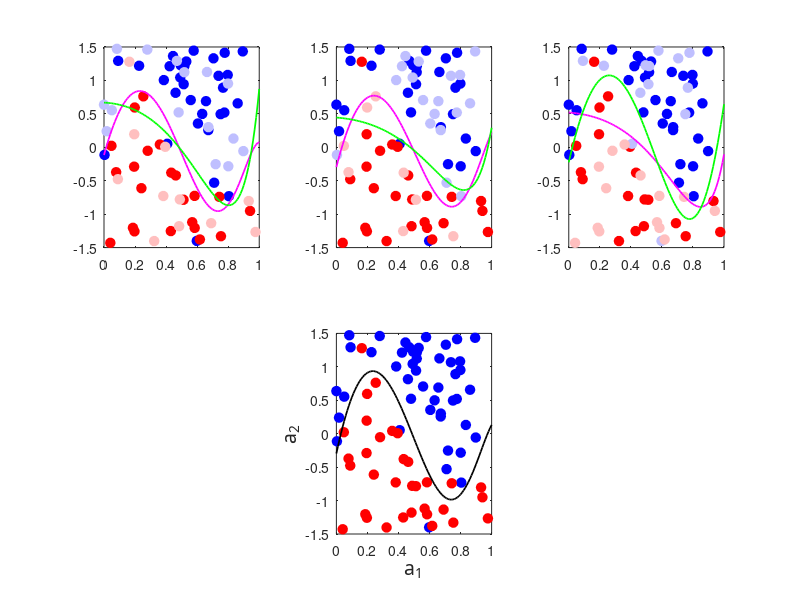
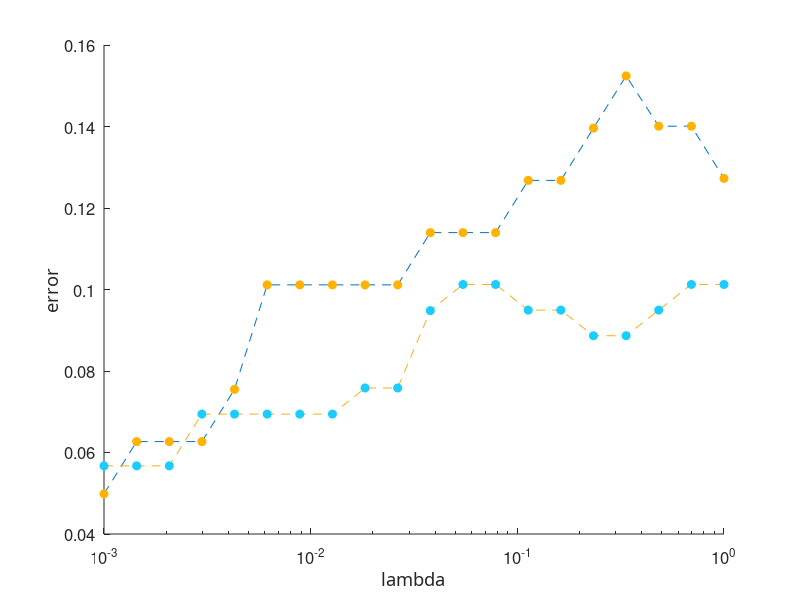
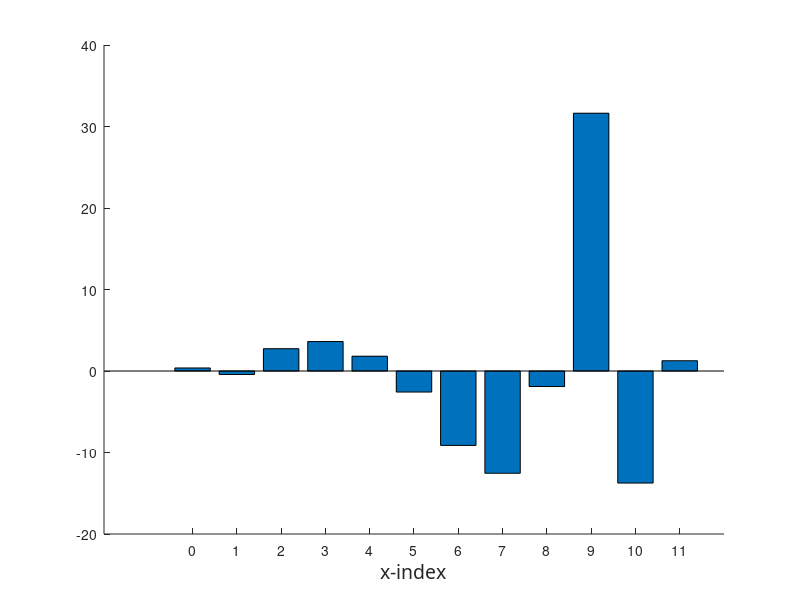

These charts were generated, in order, by the following MATLAB code:
function L2reg_cross_validation_classification()
% Here we illustrate 3-fold cross validation using soft-margin SVM and
% polyonimal features
clear all

% poly degs to look over
poly_deg = 10;
lams = logspace(-3,0,20);

% load data etc.,
[A,b] = load_data();

% split points into 3 equal sized sets and plot
c = split_data(A,b);

% do 3-fold cross-validation
cross_validate(A,b,c,poly_deg,lams);  

function c = split_data(a,b)
    % split data into 3 equal sized sets
    K = length(b);
    order = randperm(K);
    c = ones(K,1);
    K = round((1/3)*K);
    c(order(K+1:2*K)) =2;
    c(order(2*K+1:end)) = 3;

    % plot train/test sets for each cross-validation instance
    for j = 1:3
        subplot(2,3,j)
        box on
        plot_pts(a,b,c,j)
    end
end
        
function cross_validate(A_orig,b,c,poly_deg,lams)  
    %%% performs 3-fold cross validation
    % generate features     
    
    A = [];
    for k = 1:poly_deg
        A = [A, A_orig(:,1).^(poly_deg + 1 - k)];
    end
    A = [ones(size(A,1),1), A, A_orig(:,2)];
    
    % solve for weights and collect test errors
    test_errors = [];
    train_errors = [];

    for i = 1:length(lams)
        lam = lams(i);
        test_resids = [];
        train_resids = [];

        for j = 1:3
            A_1 = A(find(c ~= j),:);
            b_1 = b(find(c ~= j));
            A_2 = A(find(c==j),:);
            b_2 = b(find(c==j));
            
            % run soft-margin SVM with chosen lambda
            x = fast_grad_descent_L2_soft_SVM(A_1',b_1,lam);
            
           resid = evaluate(A_2,b_2,x);
           test_resids = [test_resids resid];
           resid = evaluate(A_1,b_1,x);
           train_resids = [train_resids resid];
        end
        test_errors = [test_errors; test_resids];
        train_errors = [train_errors; train_resids];

    end

    % find best parameter per data-split
    for i = 1:3
        [val,j] = min(test_errors(:,i));
        A_1 = A(find(c ~= i),:);
        b_1 = b(find(c ~= i));
        
        % run soft-margin SVM with chosen lambda
        lam = lams(j);
        x = fast_grad_descent_L2_soft_SVM(A_1',b_1,lam);
        
        hold on
        subplot(2,3,i)
        plot_poly(x,poly_deg,'m')
        
        %%% find the worst performer (per split) and plot it %%%
        [val,j] = max(test_errors(:,i));
        A_1 = A(find(c ~= i),:);
        b_1 = b(find(c ~= i)); 

        % run soft-margin SVM with chosen lambda
        lam = lams(j);
        x = fast_grad_descent_L2_soft_SVM(A_1',b_1,lam);
            
        hold on
        subplot(2,3,i)
        plot_poly(x,poly_deg,'g')
    end
    test_ave = mean(test_errors');
    [val,j] = min(test_ave);
    
    % plot best separator for all data
    lam = lams(j);
    xmin = fast_grad_descent_L2_soft_SVM(A',b,lam);
    
    hold on
    subplot(2,3,5)
    plot_poly(xmin,poly_deg,'k')
    xlabel('a_1','Fontsize',14,'FontName','cmr10')
    ylabel('a_2','Fontsize',14,'FontName','cmr10')
    box on
    set(gcf,'color','w');

    % plot training and testing errors
    figure(2)
    s = mean(test_errors');
    semilogx(lams,s,'--','MarkerEdgeColor',[1 0.7 0],'MarkerFaceColor',[1 0.7 0])
    hold on
    semilogx(lams,s,'o','MarkerEdgeColor',[1 0.7 0],'MarkerFaceColor',[1 0.7 0])
    hold on
    
    s = mean(train_errors');
    semilogx(lams,s,'--','MarkerEdgeColor',[0.1 0.8 1],'MarkerFaceColor',[0.1 0.8 1])
    hold on
    semilogx(lams,s,'o','MarkerEdgeColor',[0.1 0.8 1],'MarkerFaceColor',[0.1 0.8 1])
    set(gcf,'color','w');
    box on
    xlabel('lambda','Fontsize',14,'FontName','cmr10')
    ylabel('error','Fontsize',14,'FontName','cmr10')
    set(get(gca,'YLabel'),'Rotation',90)
%     set(gca,'YTickLabel',[])
%     set(gca,'YTick',[])
    set(gcf,'color','w');
    set(gca,'FontSize',12); 
    box off
    
    figure(3)
    bar(0:length(xmin)-1,xmin);
    xlabel('x-index','Fontsize',14,'FontName','cmr10')
    set(gcf,'color','w');
    box off
end
    
function plot_poly(x,poly_deg,color)
    % Generate poly seperator
    range = [0:0.01:1];
    x_new = -x/x(end);
    t = 0;
    for i = 1:poly_deg
        t = t + x_new(i+1)*range.^(poly_deg + 1 - i);
    end
    t = t + x_new(1);

    % plot separator
    plot(range,t,color,'linewidth',1.25);
    axis([0 1 -1.5 1.5])
end

function plot_pts(A,b,c,j)
    
    % plot training set
    ind = find(c ~= j);
    ind2 = find(b(ind) == 1);
    ind3 = ind(ind2);
    plot(A(ind3,1),A(ind3,2),'o','MarkerEdgeColor','b','MarkerFaceColor','b','MarkerSize',7)
    hold on
    ind2 = find(b(ind) == -1);
    ind3 = ind(ind2);
    plot(A(ind3,1),A(ind3,2),'o','MarkerEdgeColor','r','MarkerFaceColor','r','MarkerSize',7)
    
    % plot test set?
    ind = find(c == j);
    ind2 = find(b(ind) == 1);
    ind3 = ind(ind2);
    plot(A(ind3,1),A(ind3,2),'o','MarkerEdgeColor',[0.75 0.75 1],'MarkerFaceColor',[0.75 0.75 1],'MarkerSize',7)

    hold on
    ind2 = find(b(ind) == -1);
    ind3 = ind(ind2);
    plot(A(ind3,1),A(ind3,2),'o','MarkerEdgeColor',[1 0.75 0.75],'MarkerFaceColor',[1 0.75 0.75],'MarkerSize',7)
end

function [A,b] = load_data()
    data = load('new_sin_class_approx_data.mat');
    data = data.data;
    A = data(:,1:end - 1);
    b = data(:,end);

    % Generate points and plot
    subplot(2,3,5)
    ind = find(b == 1);
    plot(A(ind,1),A(ind,2),'o','MarkerEdgeColor','b','MarkerFaceColor','b','MarkerSize',7)
    hold on
    ind = find(b == -1);
    plot(A(ind,1),A(ind,2),'o','MarkerEdgeColor','r','MarkerFaceColor','r','MarkerSize',7)
end

function x = fast_grad_descent_L2_soft_SVM(D,b,lam)
    % Initializations 
    x = randn(size(D,1),1);        % initial point
    H = diag(b)*D';
    L = 2*norm(H)^2;           % Lipschitz constant of perceptron
    alpha = 1/(L + 2*lam);       % step length 

    l = ones(size(D,2),1);
    iter = 1;
    max_its = 2000;
    grad = 1;
    y = x;
    while  norm(grad) > 10^-6 && iter < max_its        
        % form gradient and take accelerated step
        x0 = x;
        grad = - 2*H'*max(l-H*y,0) + 2*lam*[0;y(2:end)];
        x = y - alpha*grad;
        y = x + iter/(iter+3)*(x - x0);
        
        % update iteration count
        iter = iter + 1;
    end
end

function score = evaluate(A,b,x)
% compute score of trained model on test data

    score = 0;  % initialize
    s = A*x;
    ind = find(s > 0);
    s(ind) = 1;
    ind = find(s <= 0);
    s(ind) = -1;
    t = s.*b;
    ind = find(t < 0);
    t(ind) = 0;
    score = 1 - sum(t)/numel(t);

end
end





